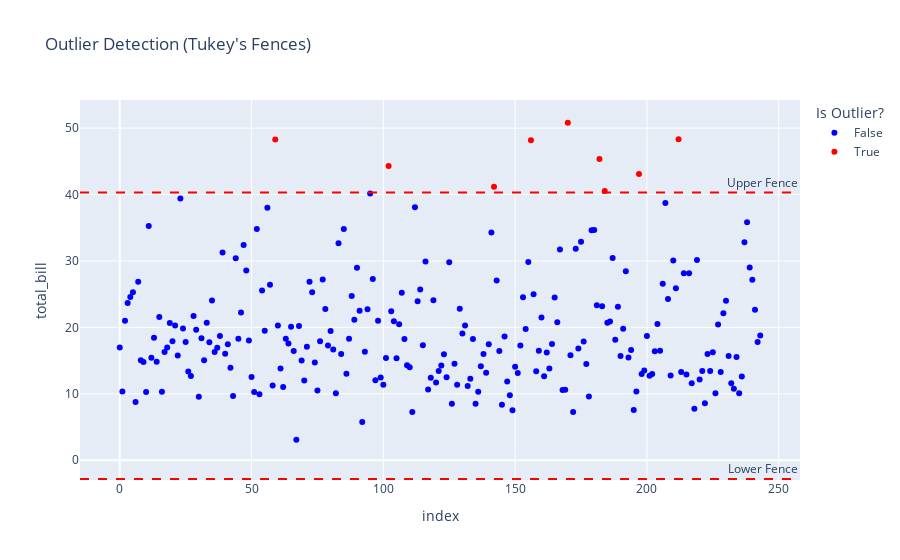

Notebook code cell kept with this figure:
### Markdown cell above
## 6. Outlier Detection via Tukey’s Fences
While Z-scores are useful for normal distributions, **Tukey’s Fences** is a robust method that does not assume a "Bell Curve." It uses the Interquartile Range (IQR) to find anomalies.

### **The Formula**
A data point is considered a "Suspected Outlier" if it falls outside these boundaries:
* **Lower Fence:** $Q1 - 1.5 \times IQR$
* **Upper Fence:** $Q3 + 1.5 \times IQR$

Points beyond $3 \times IQR$ are often classified as "Extreme Outliers."

### Code cell
# Calculate Tukey's Fences
Q1 = df['total_bill'].quantile(0.25)
Q3 = df['total_bill'].quantile(0.75)
IQR = Q3 - Q1

lower_fence = Q1 - (1.5 * IQR)
upper_fence = Q3 + (1.5 * IQR)

# Identify Outliers
outliers = df[(df['total_bill'] < lower_fence) | (df['total_bill'] > upper_fence)]
print(f"Number of outliers detected: {len(outliers)}")

# Visualize with Threshold Lines
fig = px.scatter(df, x=df.index, y="total_bill", 
                 color=(df['total_bill'] > upper_fence) | (df['total_bill'] < lower_fence),
                 color_discrete_map={True: 'red', False: 'blue'},
                 labels={"color": "Is Outlier?"},
                 title="Outlier Detection (Tukey's Fences)")

fig.add_hline(y=upper_fence, line_dash="dash", line_color="red", annotation_text="Upper Fence")
fig.add_hline(y=lower_fence, line_dash="dash", line_color="red", annotation_text="Lower Fence")
fig.show()

### Figure 1 — Plotly figure (JSON) as saved in the notebook; plotly's stock layout.template omitted (floating-point values rounded to 4 significant figures; data arrays with more than 128 entries replaced by an {"elided": "..."} marker saying what was removed)
{"data": [{"hovertemplate": "Is Outlier?=False<br>index=%{x}<br>total_bill=%{y}<extra></extra>", "legendgroup": "False", "marker": {"color": "blue", "symbol": "circle"}, "mode": "markers", "name": "False", "orientation": "v", "showlegend": true, "type": "scatter", "x": {"elided": "235 int values"}, "xaxis": "x", "y": {"elided": "235 float values"}, "yaxis": "y"}, {"hovertemplate": "Is Outlier?=True<br>index=%{x}<br>total_bill=%{y}<extra></extra>", "legendgroup": "True", "marker": {"color": "red", "symbol": "circle"}, "mode": "markers", "name": "True", "orientation": "v", "showlegend": true, "type": "scatter", "x": [59, 102, 142, 156, 170, 182, 184, 197, 212], "xaxis": "x", "y": [48.27, 44.3, 41.19, 48.17, 50.81, 45.35, 40.55, 43.11, 48.33], "yaxis": "y"}], "layout": {"annotations": [{"showarrow": false, "text": "Upper Fence", "x": 1, "xanchor": "right", "xref": "x domain", "y": 40.3, "yanchor": "bottom", "yref": "y"}, {"showarrow": false, "text": "Lower Fence", "x": 1, "xanchor": "right", "xref": "x domain", "y": -2.822, "yanchor": "bottom", "yref": "y"}], "legend": {"title": {"text": "Is Outlier?"}, "tracegroupgap": 0}, "shapes": [{"line": {"color": "red", "dash": "dash"}, "type": "line", "x0": 0, "x1": 1, "xref": "x domain", "y0": 40.3, "y1": 40.3, "yref": "y"}, {"line": {"color": "red", "dash": "dash"}, "type": "line", "x0": 0, "x1": 1, "xref": "x domain", "y0": -2.822, "y1": -2.822, "yref": "y"}], "title": {"text": "Outlier Detection (Tukey's Fences)"}, "xaxis": {"anchor": "y", "domain": [0, 1], "title": {"text": "index"}}, "yaxis": {"anchor": "x", "domain": [0, 1], "title": {"text": "total_bill"}}}}
